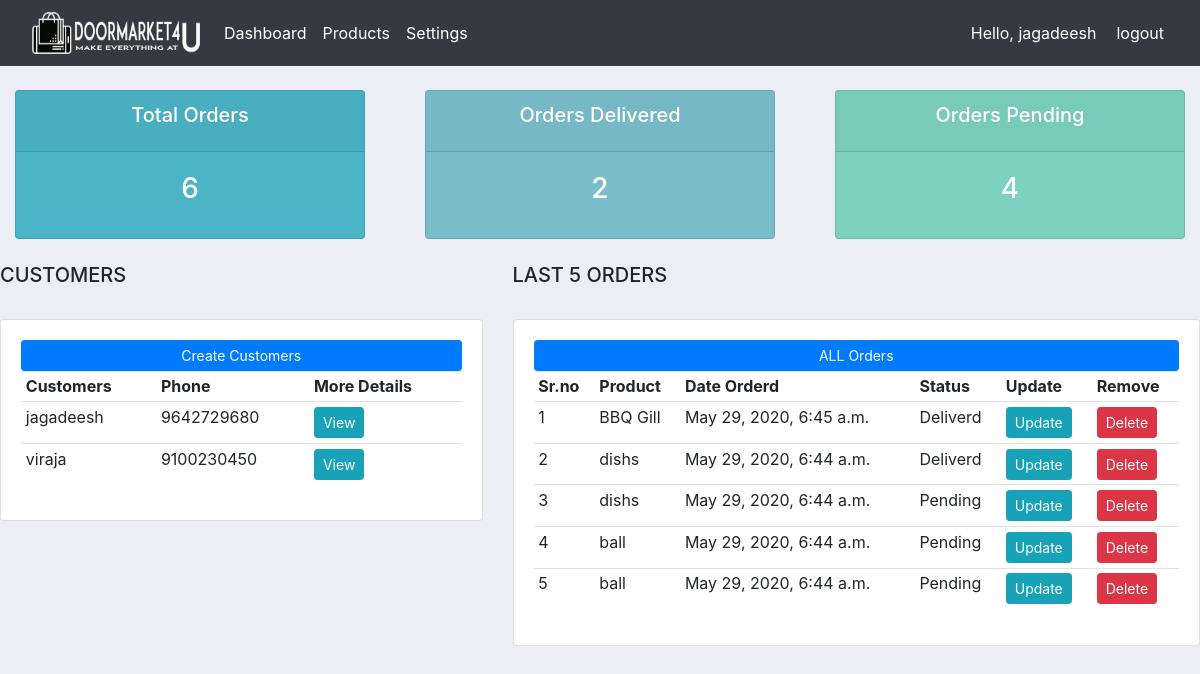
The app's page / (signed in), older data.
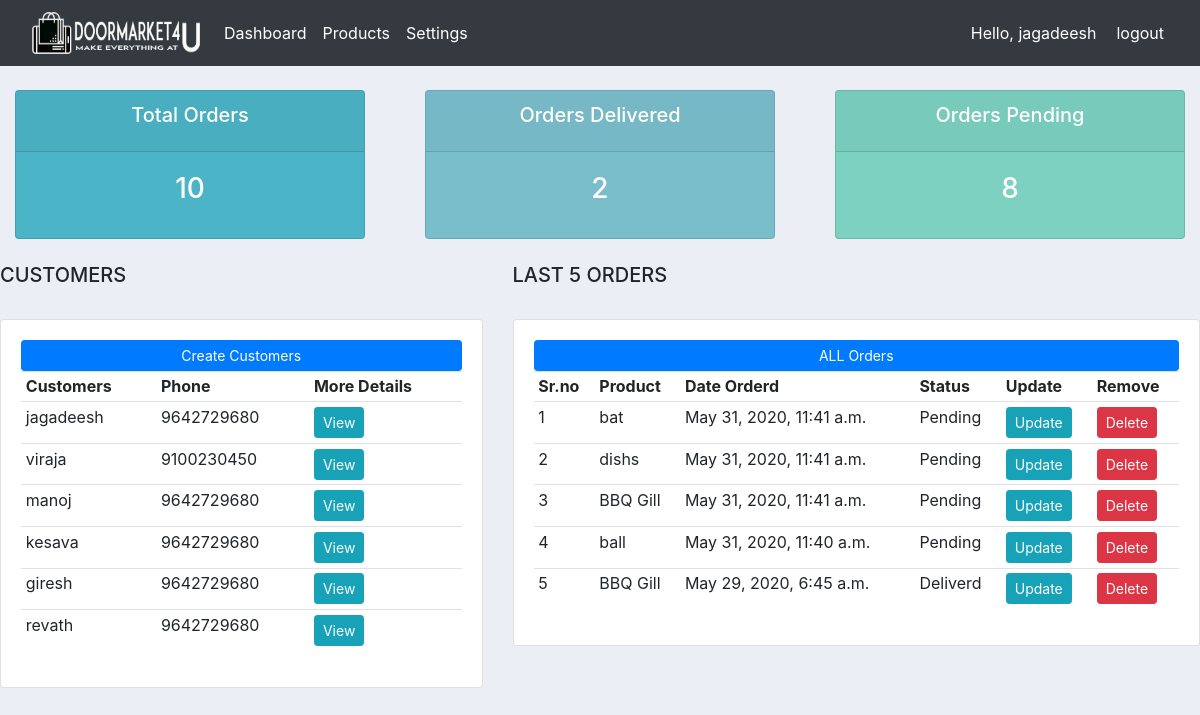
The same page, newer data.
### controlapp/models.py (models this page shows, shortened)
class Customer(models.Model):
	user=models.OneToOneField(User,blank=True,null=True,on_delete=models.CASCADE)
	name=models.CharField(max_length=200,null=True)
	phone=models.CharField(max_length=200,null=True)
	email=models.CharField(max_length=200,null=True)
	profile_pic=models.ImageField(default="profile_pic.png",null=True,blank=True)
	date_created=models.DateTimeField(auto_now_add=True,null=True)

class Order(models.Model):
	STATUS=(
		('Pending','Pending'),
		('Out for delivery','Out for delivery'),
		('Deliverd','Deliverd')
		)
	customer=models.ForeignKey(Customer,null=True,on_delete=models.SET_NULL)
	product=models.ForeignKey(Product,null=True,on_delete=models.SET_NULL)
	date_created=models.DateTimeField(auto_now_add=True,null=True)
	status=models.CharField(max_length=200,null=True,choices=STATUS)

class Product(models.Model):
	CATOGERY=(
		('Indoor','Indoor'),
		('Out Door','Out Door')
		)
	name=models.CharField(max_length=200,null=True)
	price=models.FloatField(null=True)
	category=models.CharField(max_length=200,null=True,choices=CATOGERY)
	discription=models.CharField(max_length=200,null=True)
	date_created=models.DateTimeField(auto_now_add=True,null=True)
	tags=models.ManyToManyField(Tag)
	def __str__(self):
		return self.name

### controlapp/decorators.py (the view)
	def wrapper_fun(request,*args,**kwargs):
		group=None
		if request.user.groups.exists():
			group=request.user.groups.all()[0].name
		if group == 'customers':
			return redirect('userpage')
		if group == 'admin':
			return view_fun(request,*args,**kwargs)

### controlapp/views.py (called while the page is built)
@login_required(login_url='login')
@admin_only
def home(request):
	orders=Order.objects.all()
	top_orders=Order.objects.order_by('-id')[0:5]
	customers=Customer.objects.all()
	total_orders=orders.count()
	pending=orders.filter(status='Pending').count()
	deliverd=orders.filter(status='Deliverd').count()
	context={
		'orders':top_orders,
		'customers':customers,
		'total_orders':total_orders,
		'pending':pending,
		'deliverd':deliverd
	}
	return render(request, "controlapp/dashboard.html",context)

### controlapp/templates/controlapp/dashboard.html
{% extends "controlapp/main.html" %}
{% block content %}
{% include "controlapp/status.html" %}
<br>
<div class="row">
	<div class="col-md-5">
		<h5>CUSTOMERS</h5>
		<br>
		<div class="card card-body">
			<a class="btn btn-primary btn-sm btn-block" href="">Create Customers</a>
			<table class="
			table table-sm">
			<tr>
				<th>Customers</th>
				<th>Phone</th>
				<th>More Details</th>
			</tr>
			{% for customer in customers %}
				<tr>
					<td>{{customer.name}}</td>
					<td>{{customer.phone}}</td>
					<td><a class="btn btn-sm btn-info" href="{% url 'customer' customer.id %}">View</a></td>
				</tr>
			{% endfor %}
			</table>
		</div>
	</div>
	<div class="col-md-7">
		<h5>LAST 5 ORDERS</h5>
		<br>
		<div class="card card-body">
			<a class="btn btn-primary btn-sm btn-block" href="{% url 'allorders' %}">ALL Orders</a>
			<table class="
			table table-sm" id="auto-table">
			<tr>
				<th>Sr.no</th>
				<th>Product</th>
				<th>Date Orderd</th>
				<th>Status</th>
				<th>Update</th>
				<th>Remove</th>
			</tr>
			{% for order in orders %}
				<tr>
					<td></td>
					<td>{{order.product}}</td>
					<td>{{order.date_created}}</td>
					<td>{{order.status}}</td>
					<td><a class="btn btn-sm btn-info" href="{% url 'orderupdate' order.id %}">Update</a></td>
					<td><a class="btn btn-sm btn-danger" href="{% url 'deleteorder' order.id %}">Delete</a></td>
				</tr>
			{% endfor %}
			</table>
		</div>
	</div>
</div>
{% endblock %}

Row changes from the older to the newer data that the page shows:
no longer on this page (row unchanged): Order: product "dishs", date_created "May 29, 2020, 6:44 a.m.", status "Deliverd"
no longer on this page (row unchanged): Order: product "dishs", date_created "May 29, 2020, 6:44 a.m.", status "Pending"
no longer on this page (row unchanged): Order: product "ball", date_created "May 29, 2020, 6:44 a.m.", status "Pending"
no longer on this page (row unchanged): Order: product "ball", date_created "May 29, 2020, 6:44 a.m.", status "Pending"
added Customer: name "manoj", phone "9642729680"
added Customer: name "kesava", phone "9642729680"
added Customer: name "giresh", phone "9642729680"
added Customer: name "revath", phone "9642729680"
added Order: product "bat", date_created "May 31, 2020, 11:41 a.m.", status "Pending"
added Order: product "dishs", date_created "May 31, 2020, 11:41 a.m.", status "Pending"
added Order: product "BBQ Gill", date_created "May 31, 2020, 11:41 a.m.", status "Pending"
added Order: product "ball", date_created "May 31, 2020, 11:40 a.m.", status "Pending"
Text that changed along with them:
{{ total_orders }}: "6" → "10"
{{ pending }}: "4" → "8"
